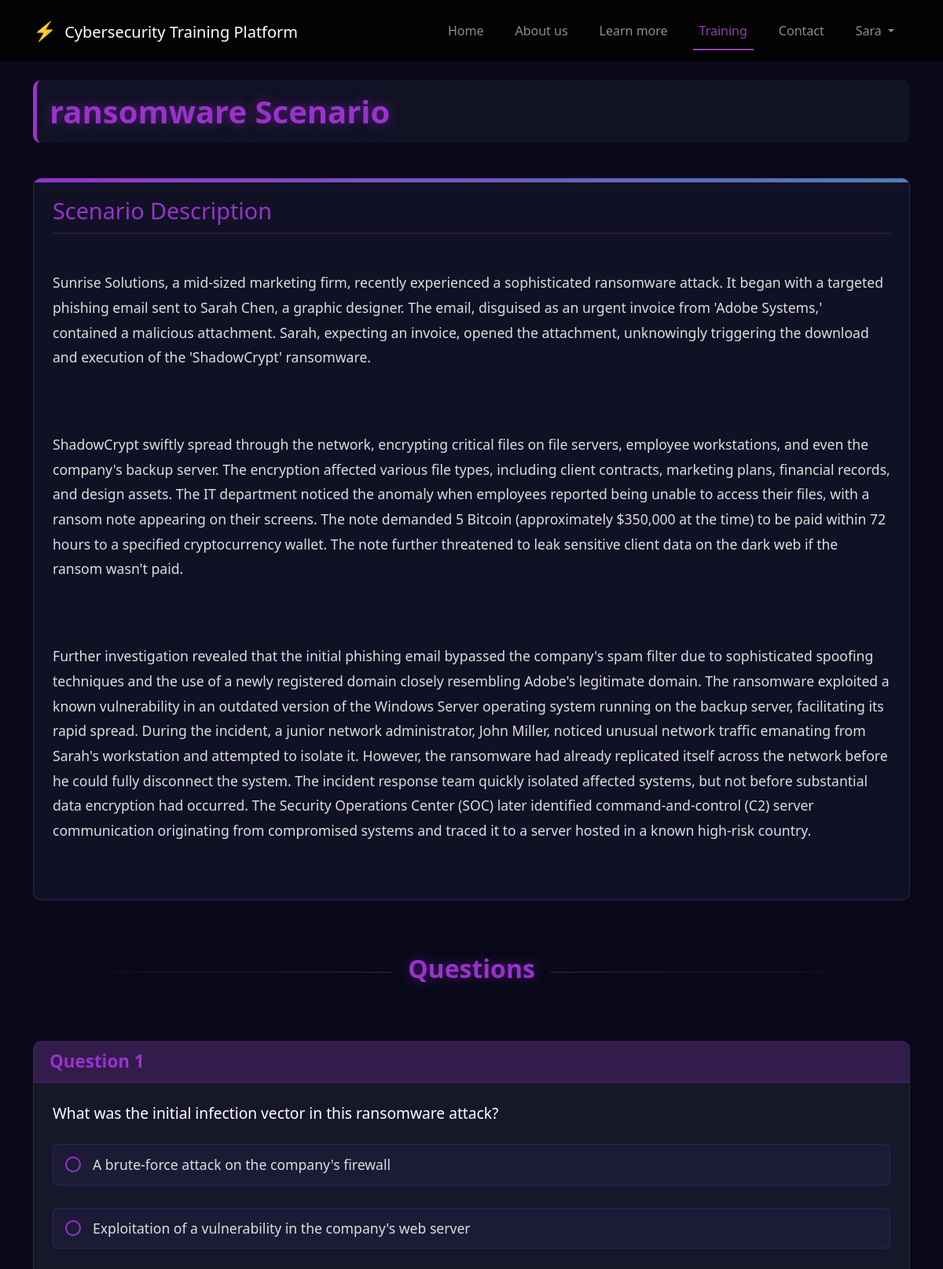
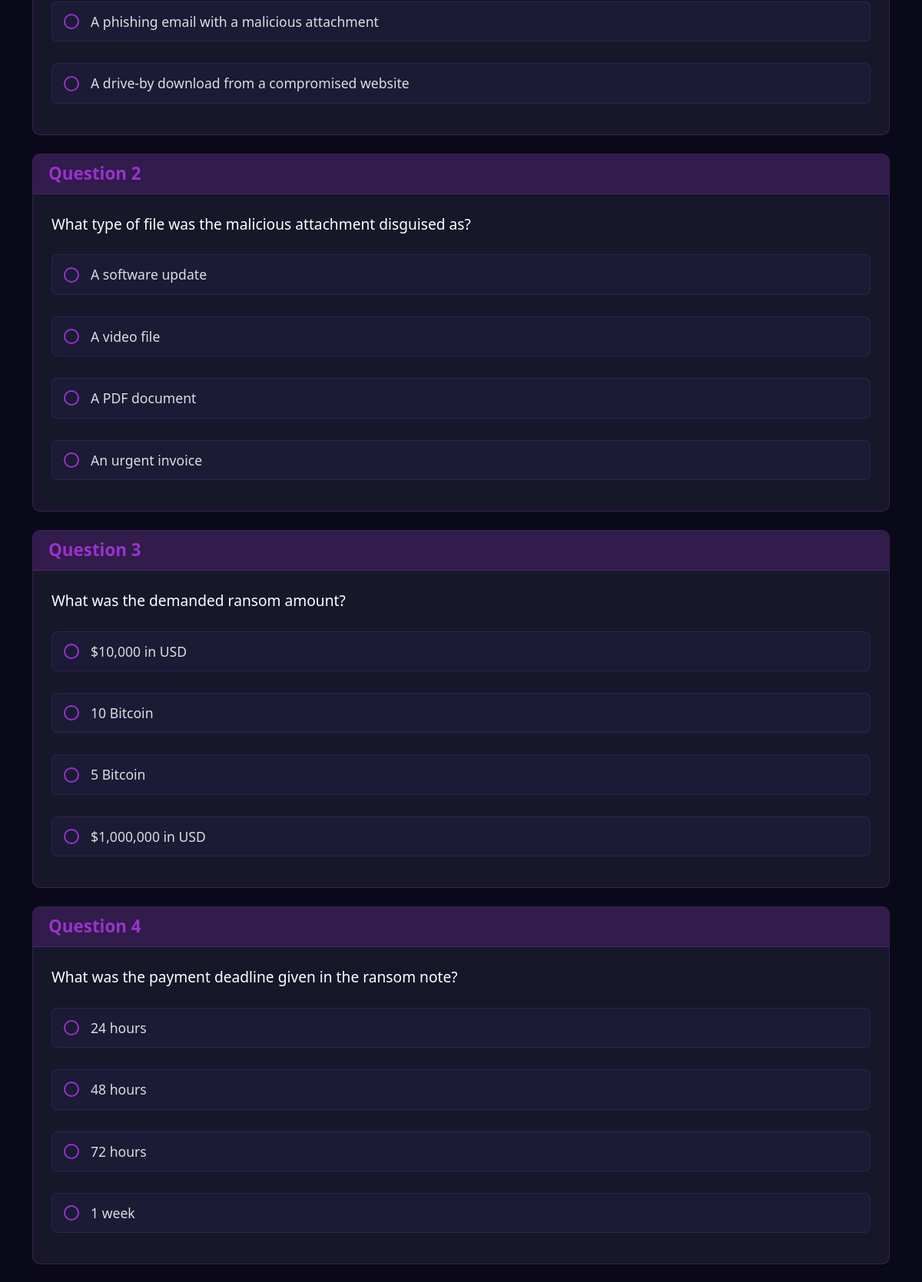
The app's page /training/scenario/148/ (signed in, upper part) with its own data (2 pictures, top to bottom).
### training/models.py (models this page shows, shortened)
class Scenario(models.Model):
    scenario_id = models.AutoField(primary_key=True)
    user = models.ForeignKey(User, on_delete=models.CASCADE, related_name='scenarios')
    attack_type = models.ForeignKey(AttackType, on_delete=models.CASCADE)
    created_at = models.DateTimeField(auto_now_add=True)
    scenario_text = models.TextField()
    json_data = models.JSONField(null=True, blank=True)

class Question(models.Model):
    question_id = models.AutoField(primary_key=True)
    scenario = models.ForeignKey(Scenario, on_delete=models.CASCADE, related_name='questions')
    question_text = models.TextField()
    question_type = models.CharField(max_length=50, default='multiple_choice')
    explanation = models.TextField(null=True, blank=True)

class Answer(models.Model):
    answer_id = models.AutoField(primary_key=True)
    question = models.ForeignKey(Question, on_delete=models.CASCADE, related_name='answers')
    answer_text = models.CharField(max_length=200)
    is_correct = models.BooleanField(default=False)

### pages/models.py (models this page shows, shortened)
class AttackType(models.Model):
    name = models.CharField(max_length=100)
    description = models.TextField()
    icon = models.CharField(max_length=100, blank=True)

### training/views.py (the view)
# urls.py: path('scenario/<int:scenario_id>/', views.scenario, name='scenario_by_id'),
@login_required
def scenario(request, scenario_id):
    scenario = get_object_or_404(Scenario, scenario_id=scenario_id)
    questions = Question.objects.filter(scenario=scenario).prefetch_related('answers')
    context = {
        'scenario': scenario,
        'questions': questions,
        'attack_type': scenario.attack_type.name,
        'scenario_id': scenario_id
    }
    return render(request, 'training/scenario.html', context)

### templates/training/scenario.html (shortened to what this page needs)
{% extends 'base/base.html' %}
{% load static %}
{% block content %}
<section class="scenario-section py-4">
    <div class="container">
        <div class="row mb-4">
            <div class="col-lg-12">
                <div class="scenario-header p-3">
                    <h1 class="scenario-title">{{ scenario.attack_type.name }} Scenario</h1>
                </div>
            </div>
        </div>
        <div class="row mb-5">
            <div class="col-lg-12">
                <div class="scenario-container p-4">
                    <h2 class="section-heading mb-3">Scenario Description</h2>
                    <div class="scenario-content">
                        {{ scenario.scenario_text|linebreaks }}
                    </div>
                </div>
            </div>
        </div>
        <div class="row mb-4">
            <div class="col-lg-12">
                <div class="section-divider">
                    <h2 class="questions-title">Questions</h2>
                </div>
            </div>
        </div>
        <div class="row">
            <div class="col-lg-12">
                <form id="scenario-form" method="post" action="{% url 'training:submit_answers' attack_type %}">
                    {% for question in questions %}
                    <div class="question-box mb-4">
                        <div class="question-header">
                            <h3 class="question-number">Question {{ forloop.counter }}</h3>
                        </div>
                        <div class="question-content p-4">
                            <div class="question-text mb-4">
                                {{ question.question_text }}
                            </div>
                            <div class="options-list">
                                {% for answer in question.answers.all %}
                                <div class="option-item mb-3">
                                    <label class="option-label" for="answer_{{ answer.answer_id }}">
                                        <span class="option-text">{{ answer.answer_text }}</span>
                                    </label>
                                </div>
                                {% endfor %}
                            </div>
                        </div>
                    </div>
                    {% endfor %}
                </form>
            </div>
        </div>
    </div>
</section>
{% endblock %}

### templates/base/base.html (shortened to what this page needs)
<!DOCTYPE html>
{% load static %}
<html lang="en">
<head>
    <link href="https://cdn.jsdelivr.net/npm/bootstrap@5.3.0-alpha1/dist/css/bootstrap.min.css" rel="stylesheet">
    <link rel="stylesheet" href="https://cdn.jsdelivr.net/npm/bootstrap-icons@1.11.1/font/bootstrap-icons.css">
    <link rel="stylesheet" href="{% static 'css/learn.css' %}">
    <link rel="stylesheet" href="https://cdnjs.cloudflare.com/ajax/libs/font-awesome/5.15.4/css/all.min.css">
</head>
<body>
    <header>
        <nav class="navbar navbar-expand-lg navbar-dark">
            <div class="container">
                <a class="navbar-brand" href="{% url 'home' %}">
                    <span class="cyber-icon">⚡</span> Cybersecurity Training Platform
                </a>
                <div class="collapse navbar-collapse" id="navbarNav">
                    <ul class="navbar-nav ms-auto">
                        <li class="nav-item">
                            <a class="nav-link {% if request.path == '/' %}active{% endif %}" href="{% url 'home' %}">Home</a>
                        </li>
                        <li class="nav-item">
                            <a class="nav-link {% if 'about' in request.path %}active{% endif %}" href="{% url 'about' %}">About us</a>
                        </li>
                        <li class="nav-item">
                            <a class="nav-link {% if 'learn' in request.path %}active{% endif %}" href="{% url 'learn' %}">Learn more</a>
                        </li>
                        <li class="nav-item">
                            <li class="nav-item">
                                <a class="nav-link {% if 'training' in request.path %}active{% endif %}" href="/training/">Training</a>                     </li>
                        <li class="nav-item">
                            <a class="nav-link {% if 'contact' in request.path %}active{% endif %}" href="{% url 'contact' %}">Contact</a>
                        </li>
                        {% if user.is_authenticated %}
<li class="nav-item dropdown">
    <a class="nav-link dropdown-toggle" href="#" id="navbarDropdown" role="button" data-bs-toggle="dropdown" aria-expanded="false">
        {{ user.first_name|default:user.username }}
    </a>
</li>
{% else %}
<li class="nav-item">
    <a class="btn get-started-btn" href="{% url 'login' %}">Get Started</a>
</li>
{% endif %}
                    </ul>
                </div>
            </div>
        </nav>
    </header>
    <main>
        {% block content %}{% endblock %}
    </main>
</body>
</html>

### templates/base/base.html (style rules this page uses)
body { font-family: 'Segoe UI', Tahoma, Geneva, Verdana, sans-serif; background-color: #111; color: #fff; position: relative; min-height: 100vh; }
body::before { content: ''; position: absolute; top: 0; left: 0; width: 100%; height: 100%; background-image: radial-gradient(#8e44ad20 1px, transparent 1px), radial-gradient(#8e44ad10 1px, transparent 1px); background-size: 50px 50px; background-position: 0 0, 25px 25px; pointer-events: none; z-index: -1; }
.navbar { background-color: rgba(0, 0, 0, 0.8); padding: 1rem 0; }
.cyber-icon { color: #ff5500; font-size: 1.2em; margin-right: 5px; }
.nav-link { margin: 0 12px; position: relative; font-weight: 500; }
.nav-link.active { color: #8e44ad !important; }
.nav-link.active::after { content: ''; position: absolute; width: 100%; height: 2px; background-color: #8e44ad; bottom: -5px; left: 0; }

### templates/training/scenario.html (style rules this page uses)
.scenario-section { padding: 30px 0; background-color: #090919; color: #fff; }
.scenario-header { background-color: rgba(20, 20, 40, 0.8); border-radius: 10px; border-left: 5px solid #9932CC; margin-bottom: 20px; }
.scenario-title { color: #9932CC; font-weight: 700; margin-bottom: 0; font-size: 2.5rem; text-shadow: 0 0 15px rgba(153, 50, 204, 0.5); }
.scenario-container { background-color: rgba(20, 20, 40, 0.8); border-radius: 10px; border: 1px solid rgba(153, 50, 204, 0.3); position: relative; overflow: hidden; }
.scenario-container::before { content: ''; position: absolute; top: 0; left: 0; width: 100%; height: 5px; background: linear-gradient(to right, #9932CC, #4682B4); }
.section-heading { color: #9932CC; font-size: 1.8rem; border-bottom: 1px solid rgba(153, 50, 204, 0.3); padding-bottom: 10px; margin-bottom: 20px; }
.scenario-content { color: #ddd; font-size: 1.1rem; line-height: 1.8; white-space: pre-line; }
.section-divider { text-align: center; position: relative; margin: 20px 0 40px; }
.section-divider::before { content: ''; position: absolute; top: 50%; left: 0; width: 100%; height: 1px; background: linear-gradient(to right, transparent, rgba(153, 50, 204, 0.5), transparent); }
.questions-title { display: inline-block; background-color: #090919; padding: 0 20px; position: relative; color: #9932CC; font-size: 2rem; font-weight: 700; text-shadow: 0 0 15px rgba(153, 50, 204, 0.5); }
.question-box { background-color: rgba(30, 30, 50, 0.7); border-radius: 10px; overflow: hidden; border: 1px solid rgba(153, 50, 204, 0.3); transition: transform 0.3s ease, box-shadow 0.3s ease; }
.question-header { background-color: rgba(153, 50, 204, 0.2); padding: 12px 20px; border-bottom: 1px solid rgba(153, 50, 204, 0.3); }
.question-number { color: #9932CC; font-size: 1.4rem; margin: 0; font-weight: 600; }
.question-text { font-size: 1.2rem; color: #fff; line-height: 1.6; }
.options-list { display: flex; flex-direction: column; gap: 12px; }
.option-item { transition: all 0.2s ease; }
.option-label { display: flex; align-items: center; cursor: pointer; padding: 12px 15px; border-radius: 8px; background-color: rgba(30, 30, 60, 0.7); border: 1px solid rgba(153, 50, 204, 0.2); transition: all 0.3s ease; width: 100%; }
.option-label input[type="radio"] + span { display: flex; align-items: center; }
.option-label input[type="radio"] + span::before { content: ''; display: inline-block; width: 20px; height: 20px; margin-right: 15px; border-radius: 50%; border: 2px solid #9932CC; background-color: transparent; transition: all 0.2s ease; flex-shrink: 0; }
.option-text { color: #ddd; font-size: 1.1rem; }

### records on screen
Scenario: attack_type.name "ransomware", scenario_text "Sunrise Solutions, a mid-sized marketing firm, recently experienced a sophisticated ransomware attack. It began with a targeted phishing email sent to Sarah Chen, a graphic designer. The email, disguised as an urgent invoice from 'Adobe Systems,' contained a malicious attachment. Sarah, expecting an invoice, opened the attachment, unknowingly triggering the download and execution of the 'ShadowCrypt' ransomware. ShadowCrypt swiftly spread through the network, encrypting critical files on file servers, employee workstations, and even the company's backup server. The encryption affected various file types, including client contracts, marketing plans, financial records, and design assets. The…"
Question: question_text "What was the initial infection vector in this ransomware attack?"
Question: question_text "What type of file was the malicious attachment disguised as?"
Question: question_text "What was the demanded ransom amount?"
Question: question_text "What was the payment deadline given in the ransom note?"

### other values on screen
{{ user.first_name|default:user.username }} "Sara"
